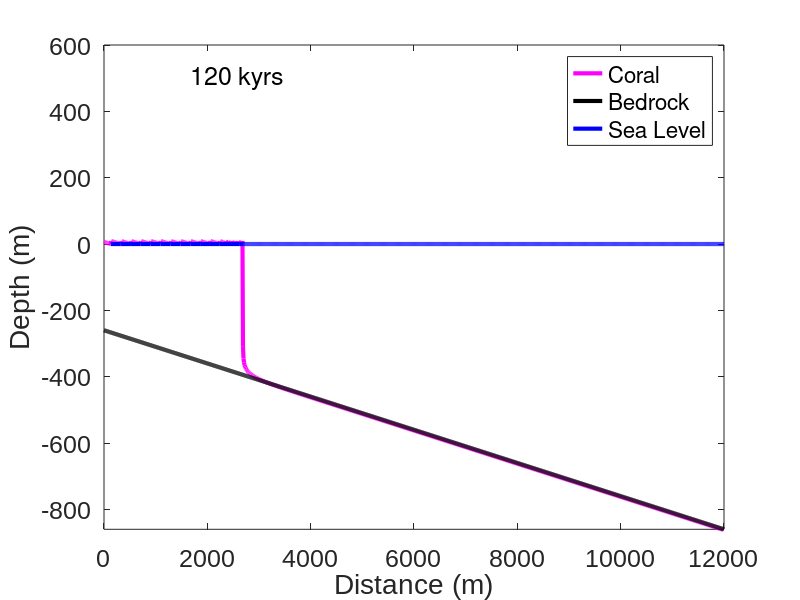

MATLAB code to generate this figure:
% Coral Reef Modeling: Growth and Abandonment as a Function of Sea Level
% Oscillations and Uplift/Subsidence
% written by Emily Fairfax for Modeling Class
% January 27th, 2016

clear all

%% Initialize
%Time and Space
 % Horizontal Space
    dx = 10; % horizontal step size
    xmax = 12000; % maximum horizontal position 
    x = 0:dx:xmax; % set up the x array describing horizontal space

    % Temporal Space
    Yrcon = 3.14*10^7; % number of seconds in a year, common coversion
    dt = 800; % time step in years
    tmax = 120000;% maximum time to run the code in years
    t = 0:dt:tmax;% set up the time array
    imax = length(t);% define imax for time loops

%Constants

    %Coral Growth Equation Constants
    Gm = 0.012; % maximum coral growth of 15 mm/yr
    k = 0.08; % extinction coefficient for light /m
    I = 2000*Yrcon; % surface light intensity in microE/m^2/yr
    Ik = 200*Yrcon; % saturating light intensity in microE/m^2/yr

    %Topographic Constants
    %note: use suboruprate for either uplift or subsidence: negative sign ->uplift,
    %positive sign -> subsidence
    slope = 0.05; %slope of the linear baseline topography in m/m
    topomax = 100; %maximum elevation of the inital baseline topography
    suboruprate = 0.003; %subsidence in m/yr
    baselinemax = -slope*xmax+topomax-(suboruprate*tmax); %max of the baseline

    %Sea Level Constants
    meansealevel = 0;% average sea level set to zero
    ampsealevel = 60; % amplitude of sea level oscillations is about 60m
    period = 40000; % period of sea level oscillations in years

%Set Up Arrays: note all arrays are made in horizontal space, and need to
%be the same length in order for the code to run properly
    %Set Number of Nodes for Variable Arrays
    N = (xmax/dx)+1; % number of nodes, plus one to make correct length

    %Sea Level Array
    sealevel = zeros(N:1); % sea level array starts full of zeros
    sealevel(1:N) = 0;
    %Topographic Array: note this can be changed to other shapes for
    %different initial topographic conditions
    baseline = -slope.*x + topomax; % Initial baseline of topography

    % Height of Coral Arrays
    coralsl = zeros(N:1); % height of coral relative to sea level, starts as all zeros
    coralsl(1:N)=baseline; % fill zeros with initial condition: all coral are at the height of the baseline

    coralsubup = zeros(N:1); % height of coral with subsidence or uplift relative to sea level, starts all zeros
    coralsubup(1:N)=coralsl-(suboruprate*dt); % fill zeros with inital condition:

    absdepth = zeros(N:1); % absolute depth of coral below sea level, start all zeros
    absdepth(1:N) = sealevel-coralsubup; % fill zeros with initial condition: depth is sealevel minus coral depth with sub or up rate included, ie distance between top of coral and water surface




%% Run


for i=1:imax
    %Sea Level oscillates sinusoidally with time
    sealevel(1:N) = ampsealevel*sin((2*pi*t(i))/period); % sea level oscillation in meters relative to mean sea level
    
    %Calculate Coral Height with subsidence or uplift change relative to sea level
    coralsubup = coralsl-(suboruprate*dt); % in meters
    
    % Calculate the absolute depth below current sea level including coral
    % protrusions
    absdepth = sealevel-coralsubup; % in meters
    
    % Calculate the discreet growth of the coral for this time step
    dcoral = (Gm*tanh((I/Ik)*exp(-k*absdepth)))*dt; % change in coral growth in meters
    
    % If coral growth is negative, replace with zero. Coral does not grow
    % out of the water
    neg = find(absdepth<0); % find where coral is above sea level and thus not growing
    dcoral(neg)=0; % corrects dcoral array so that coral out of water has zero growth
         
    % Calculate the new height of the coral relative to the sea level
    coralsl(1:N) = coralsubup + dcoral;
    
    % Lift up or sink the baseline topography (depends on if using uplift
    % or subsidence
    
    baseline = -slope.*x+topomax-suboruprate*t(i); % equation for baseline topography, with elevation in meters
    
  
% Plot results
    waterlevel = sealevel(i)*ones(size(x)); %water level is similar to sea level
    sea = find(sealevel(i)>coralsl); %find only where the water does not overlap the coral or bedrock
   
    
    figure(1)
    clf
    
    plot(x,coralsl,'m','linewidth',3) %draw coral line in pink
    hold all
    plot(x,baseline,'k','linewidth',3)  %draw bedrock line in black
    plot(x(sea),waterlevel(sea),'b','linewidth',3) %draw water line in blue only where not overlapping the coral or bedrock
    
%     %color the coral pink!
%     xx = [x,x];        % repeat x values
%     yy = [coralsl,baseline];   % vector of upper & lower boundaries
%     fill(xx,yy,[.97, .475, .561])    % fill area defined by x & yy in blue
%     
%     %color the bedrock beige!
%     xx = [x,x];
%     bottomline=zeros(N:1);
%     bottomline(1:N)=-200000;
%     cc = [baseline, bottomline];
%     fill(xx,cc,[.91,.92,.87])
    
    %this is plot formatting
    xlabel('Distance (m)', 'fontname', 'arial', 'fontsize',21)
    ylabel('Depth (m)', 'fontname', 'arial', 'fontsize',21)
    set(gca,'fontsize',18,'fontname','arial')
    legend('Coral','Bedrock','Sea Level')
    ht=text(1450,500,['  ',num2str(round(t(i)/1000)), ' kyrs  '],'fontsize',18); %print time in animation
    axis([0 xmax baselinemax topomax+500])
    hold all % hold all makes different colors while hold on keeps the lines the same color
    pause(0.1)
    
    
    
end
